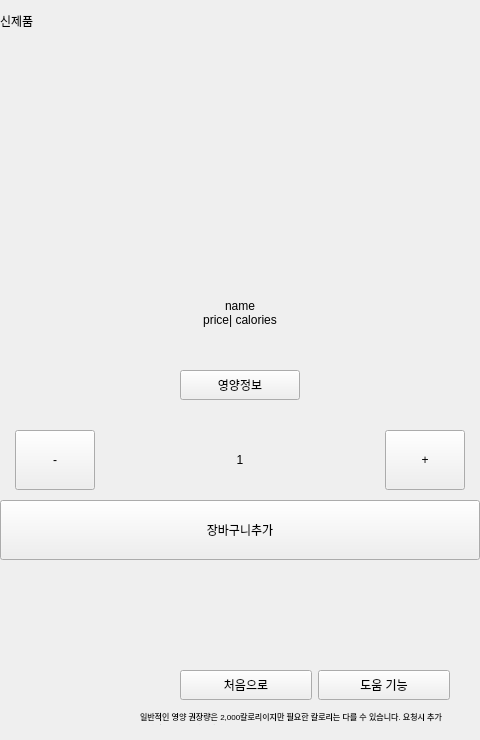
     <widget class="QWidget" name="page_3">
      <layout class="QVBoxLayout" name="verticalLayout_9">
       <property name="spacing">
        <number>0</number>
       </property>
       <property name="leftMargin">
        <number>0</number>
       </property>
       <property name="topMargin">
        <number>0</number>
       </property>
       <property name="rightMargin">
        <number>0</number>
       </property>
       <property name="bottomMargin">
        <number>0</number>
       </property>
       <item>
        <widget class="QWidget" name="widget_ask_quantity" native="true">
         <layout class="QVBoxLayout" name="verticalLayout_11">
          <property name="spacing">
           <number>0</number>
          </property>
          <property name="leftMargin">
           <number>0</number>
          </property>
          <property name="topMargin">
           <number>0</number>
          </property>
          <property name="rightMargin">
           <number>0</number>
          </property>
          <property name="bottomMargin">
           <number>0</number>
          </property>
          <item>
           <widget class="QWidget" name="widget_9" native="true">
            <layout class="QVBoxLayout" name="verticalLayout_12">
             <property name="spacing">
              <number>0</number>
             </property>
             <property name="leftMargin">
              <number>0</number>
             </property>
             <property name="topMargin">
              <number>0</number>
             </property>
             <property name="rightMargin">
              <number>0</number>
             </property>
             <property name="bottomMargin">
              <number>0</number>
             </property>
             <item>
              <widget class="QWidget" name="widget_body_count" native="true">
               <layout class="QHBoxLayout" name="horizontalLayout_11">
                <property name="spacing">
                 <number>0</number>
                </property>
                <property name="leftMargin">
                 <number>0</number>
                </property>
                <property name="topMargin">
                 <number>0</number>
                </property>
                <property name="rightMargin">
                 <number>0</number>
                </property>
                <property name="bottomMargin">
                 <number>0</number>
                </property>
                <item>
                 <widget class="QFrame" name="frame_big_item_stapper">
                  <property name="minimumSize">
                   <size>
                    <width>480</width>
                    <height>560</height>
                   </size>
                  </property>
                  <property name="maximumSize">
                   <size>
                    <width>480</width>
                    <height>560</height>
                   </size>
                  </property>
                  <layout class="QVBoxLayout" name="verticalLayout_14">
                   <property name="spacing">
                    <number>0</number>
                   </property>
                   <property name="leftMargin">
                    <number>0</number>
                   </property>
                   <property name="topMargin">
                    <number>0</number>
                   </property>
                   <property name="rightMargin">
                    <number>0</number>
                   </property>
                   <property name="bottomMargin">
                    <number>0</number>
                   </property>
                   <item>
                    <widget class="QWidget" name="widget_12" native="true">
                     <widget class="QLabel" name="label_info">
                      <property name="geometry">
                       <rect>
                        <x>0</x>
                        <y>10</y>
                        <width>71</width>
                        <height>21</height>
                       </rect>
                      </property>
                      <property name="text">
                       <string>신제품</string>
                      </property>
                     </widget>
                    </widget>
                   </item>
                   <item>
                    <widget class="QWidget" name="widget_14" native="true">
                     <layout class="QHBoxLayout" name="horizontalLayout_10">
                      <property name="spacing">
                       <number>0</number>
                      </property>
                      <property name="leftMargin">
                       <number>0</number>
                      </property>
                      <property name="topMargin">
                       <number>0</number>
                      </property>
                      <property name="rightMargin">
                       <number>0</number>
                      </property>
                      <property name="bottomMargin">
                       <number>0</number>
                      </property>
                      <item>
                       <widget class="QLabel" name="label_item_img">
                        <property name="minimumSize">
                         <size>
                          <width>200</width>
                          <height>200</height>
                         </size>
                        </property>
                        <property name="maximumSize">
                         <size>
                          <width>200</width>
                          <height>200</height>
                         </size>
                        </property>
                        <property name="text">
                         <string/>
                        </property>
                        <property name="alignment">
                         <set>Qt::AlignCenter</set>
                        </property>
                       </widget>
                      </item>
                     </layout>
                    </widget>
                   </item>
                   <item>
                    <widget class="QLabel" name="label_menu_title_2">
                     <property name="text">
                      <string>name
price| calories</string>
                     </property>
                     <property name="alignment">
                      <set>Qt::AlignCenter</set>
                     </property>
                    </widget>
                   </item>
                   <item>
                    <widget class="QWidget" name="widget_13" native="true">
                     <property name="maximumSize">
                      <size>
                       <width>16777215</width>
                       <height>70</height>
                      </size>
                     </property>
                     <layout class="QHBoxLayout" name="horizontalLayout_9">
                      <property name="spacing">
                       <number>0</number>
                      </property>
                      <property name="leftMargin">
                       <number>0</number>
                      </property>
                      <property name="topMargin">
                       <number>0</number>
                      </property>
                      <property name="rightMargin">
                       <number>0</number>
                      </property>
                      <property name="bottomMargin">
                       <number>0</number>
                      </property>
                      <item>
                       <widget class="QPushButton" name="pushButton">
                        <property name="minimumSize">
                         <size>
                          <width>120</width>
                          <height>30</height>
                         </size>
                        </property>
                        <property name="maximumSize">
                         <size>
                          <width>120</width>
                          <height>30</height>
                         </size>
                        </property>
                        <property name="text">
                         <string>영양정보</string>
                        </property>
                       </widget>
                      </item>
                     </layout>
                    </widget>
                   </item>
                   <item>
                    <widget class="QWidget" name="widget_10" native="true">
                     <property name="minimumSize">
                      <size>
                       <width>0</width>
                       <height>80</height>
                      </size>
                     </property>
                     <property name="maximumSize">
                      <size>
                       <width>16777215</width>
                       <height>80</height>
                      </size>
                     </property>
                     <layout class="QHBoxLayout" name="horizontalLayout_8">
                      <property name="spacing">
                       <number>0</number>
                      </property>
                      <property name="leftMargin">
                       <number>0</number>
                      </property>
                      <property name="topMargin">
                       <number>0</number>
                      </property>
                      <property name="rightMargin">
                       <number>0</number>
                      </property>
                      <property name="bottomMargin">
                       <number>0</number>
                      </property>
                      <item>
                       <widget class="QWidget" name="widget_11" native="true">
                        <property name="minimumSize">
                         <size>
                          <width>450</width>
                          <height>0</height>
                         </size>
                        </property>
                        <property name="maximumSize">
                         <size>
                          <width>450</width>
                          <height>16777215</height>
                         </size>
                        </property>
                        <layout class="QHBoxLayout" name="horizontalLayout_12">
                         <property name="spacing">
                          <number>0</number>
                         </property>
                         <property name="leftMargin">
                          <number>0</number>
                         </property>
                         <property name="topMargin">
                          <number>0</number>
                         </property>
                         <property name="rightMargin">
                          <number>0</number>
                         </property>
                         <property name="bottomMargin">
                          <number>0</number>
                         </property>
                         <item>
                          <widget class="QPushButton" name="btn_minus_1">
                           <property name="sizePolicy">
                            <sizepolicy hsizetype="Fixed" vsizetype="Fixed">
                             <horstretch>0</horstretch>
                             <verstretch>0</verstretch>
                            </sizepolicy>
                           </property>
                           <property name="minimumSize">
                            <size>
                             <width>60</width>
                             <height>60</height>
                            </size>
                           </property>
                           <property name="text">
                            <string>-</string>
                           </property>
                          </widget>
                         </item>
                         <item>
                          <widget class="QLabel" name="label_item_count_1">
                           <property name="sizePolicy">
                            <sizepolicy hsizetype="Preferred" vsizetype="Fixed">
                             <horstretch>0</horstretch>
                             <verstretch>0</verstretch>
                            </sizepolicy>
                           </property>
                           <property name="minimumSize">
                            <size>
                             <width>0</width>
                             <height>60</height>
                            </size>
                           </property>
                           <property name="maximumSize">
                            <size>
                             <width>16777215</width>
                             <height>60</height>
                            </size>
                           </property>
                           <property name="text">
                            <string>1</string>
                           </property>
                           <property name="alignment">
                            <set>Qt::AlignCenter</set>
                           </property>
                          </widget>
                         </item>
                         <item>
                          <widget class="QPushButton" name="btn_plus_1">
                           <property name="sizePolicy">
                            <sizepolicy hsizetype="Fixed" vsizetype="Fixed">
                             <horstretch>0</horstretch>
                             <verstretch>0</verstretch>
                            </sizepolicy>
                           </property>
                           <property name="minimumSize">
                            <size>
                             <width>60</width>
                             <height>60</height>
                            </size>
                           </property>
                           <property name="text">
                            <string>+</string>
                           </property>
                          </widget>
                         </item>
                        </layout>
                       </widget>
                      </item>
                     </layout>
                    </widget>
                   </item>
                   <item>
                    <widget class="QPushButton" name="btn_add_basket_count">
                     <property name="minimumSize">
                      <size>
                       <width>0</width>
                       <height>60</height>
                      </size>
                     </property>
                     <property name="maximumSize">
                      <size>
                       <width>16777215</width>
                       <height>60</height>
                      </size>
                     </property>
                     <property name="text">
                      <string>장바구니추가</string>
                     </property>
                    </widget>
                   </item>
                  </layout>
                 </widget>
                </item>
               </layout>
              </widget>
             </item>
             <item>
              <widget class="QWidget" name="widget_footer_4" native="true">
               <property name="minimumSize">
                <size>
                 <width>0</width>
                 <height>180</height>
                </size>
               </property>
               <property name="maximumSize">
                <size>
                 <width>16777215</width>
                 <height>180</height>
                </size>
               </property>
               <layout class="QVBoxLayout" name="verticalLayout_171">
                <property name="spacing">
                 <number>0</number>
                </property>
                <property name="leftMargin">
                 <number>0</number>
                </property>
                <property name="topMargin">
                 <number>0</number>
                </property>
                <property name="rightMargin">
                 <number>0</number>
                </property>
                <property name="bottomMargin">
                 <number>0</number>
                </property>
                <item>
                 <widget class="QWidget" name="widget_98" native="true">
                  <property name="maximumSize">
                   <size>
                    <width>16777215</width>
                    <height>200</height>
                   </size>
                  </property>
                  <layout class="QHBoxLayout" name="horizontalLayout_62">
                   <property name="spacing">
                    <number>0</number>
                   </property>
                   <property name="leftMargin">
                    <number>0</number>
                   </property>
                   <property name="topMargin">
                    <number>0</number>
                   </property>
                   <property name="rightMargin">
                    <number>0</number>
                   </property>
                   <property name="bottomMargin">
                    <number>0</number>
                   </property>
                   <item>
                    <spacer name="horizontalSpacer_17">
                     <property name="orientation">
                      <enum>Qt::Horizontal</enum>
                     </property>
                     <property name="sizeType">
                      <enum>QSizePolicy::Expanding</enum>
                     </property>
                     <property name="sizeHint" stdset="0">
                      <size>
                       <width>40</width>
                       <height>20</height>
                      </size>
                     </property>
                    </spacer>
                   </item>
                   <item>
                    <widget class="QWidget" name="widget_108" native="true">
                     <property name="minimumSize">
                      <size>
                       <width>400</width>
                       <height>180</height>
                      </size>
                     </property>
                     <property name="maximumSize">
                      <size>
                       <width>400</width>
                       <height>180</height>
                      </size>
                     </property>
                     <property name="layoutDirection">
                      <enum>Qt::RightToLeft</enum>
                     </property>
                     <layout class="QVBoxLayout" name="verticalLayout_179">
                      <property name="spacing">
                       <number>0</number>
                      </property>
                      <property name="leftMargin">
                       <number>0</number>
                      </property>
                      <property name="topMargin">
                       <number>0</number>
                      </property>
                      <property name="rightMargin">
                       <number>30</number>
                      </property>
                      <property name="bottomMargin">
                       <number>0</number>
                      </property>
                      <item>
                       <spacer name="verticalSpacer_15">
                        <property name="orientation">
                         <enum>Qt::Vertical</enum>
                        </property>
                        <property name="sizeHint" stdset="0">
                         <size>
                          <width>20</width>
                          <height>40</height>
                         </size>
                        </property>
                       </spacer>
                      </item>
                      <item>
                       <widget class="QWidget" name="widget_109" native="true">
                        <property name="sizePolicy">
                         <sizepolicy hsizetype="Fixed" vsizetype="Fixed">
                          <horstretch>0</horstretch>
                          <verstretch>0</verstretch>
                         </sizepolicy>
                        </property>
                        <property name="minimumSize">
                         <size>
                          <width>270</width>
                          <height>30</height>
                         </size>
                        </property>
                        <property name="maximumSize">
                         <size>
                          <width>270</width>
                          <height>30</height>
                         </size>
                        </property>
                        <property name="sizeIncrement">
                         <size>
                          <width>0</width>
                          <height>0</height>
                         </size>
                        </property>
                        <layout class="QHBoxLayout" name="horizontalLayout_20">
                         <property name="leftMargin">
                          <number>0</number>
                         </property>
                         <property name="topMargin">
                          <number>0</number>
                         </property>
                         <property name="rightMargin">
                          <number>0</number>
                         </property>
                         <property name="bottomMargin">
                          <number>0</number>
                         </property>
                         <item>
                          <widget class="QPushButton" name="btn_help_stanby_6">
                           <property name="sizePolicy">
                            <sizepolicy hsizetype="Expanding" vsizetype="Expanding">
                             <horstretch>0</horstretch>
                             <verstretch>0</verstretch>
                            </sizepolicy>
                           </property>
                           <property name="minimumSize">
                            <size>
                             <width>130</width>
                             <height>25</height>
                            </size>
                           </property>
                           <property name="text">
                            <string>도움 기능</string>
                           </property>
                          </widget>
                         </item>
                         <item>
                          <widget class="QPushButton" name="btn_go_standby_3">
                           <property name="sizePolicy">
                            <sizepolicy hsizetype="Expanding" vsizetype="Expanding">
                             <horstretch>0</horstretch>
                             <verstretch>0</verstretch>
                            </sizepolicy>
                           </property>
                           <property name="minimumSize">
                            <size>
                             <width>130</width>
                             <height>25</height>
                            </size>
                           </property>
                           <property name="text">
                            <string>처음으로</string>
                           </property>
                          </widget>
                         </item>
                        </layout>
                       </widget>
                      </item>
                      <item>
                       <widget class="QWidget" name="widget_110" native="true">
                        <property name="maximumSize">
                         <size>
                          <width>310</width>
                          <height>40</height>
                         </size>
                        </property>
                        <layout class="QVBoxLayout" name="verticalLayout_180">
                         <property name="spacing">
                          <number>0</number>
                         </property>
                         <property name="leftMargin">
                          <number>0</number>
                         </property>
                         <property name="topMargin">
                          <number>10</number>
                         </property>
                         <property name="rightMargin">
                          <number>0</number>
                         </property>
                         <property name="bottomMargin">
                          <number>0</number>
                         </property>
                         <item>
                          <widget class="QLabel" name="label_warning_calories_6">
                           <property name="layoutDirection">
                            <enum>Qt::RightToLeft</enum>
                           </property>
                           <property name="text">
                            <string>&lt;html&gt;&lt;head/&gt;&lt;body&gt;&lt;p&gt;&lt;span style=&quot; font-size:6pt;&quot;&gt;일반적인 영양 권장량은 2,000칼로리이지만 필요한 칼로리는 다를 수 있습니다. 요청시 추가 영양정보를 제공해드립니다.&lt;/span&gt;&lt;/p&gt;&lt;/body&gt;&lt;/html&gt;</string>
                           </property>
                           <property name="wordWrap">
                            <bool>true</bool>
                           </property>
                          </widget>
                         </item>
                         <item>
                          <spacer name="verticalSpacer_35">
                           <property name="orientation">
                            <enum>Qt::Vertical</enum>
                           </property>
                           <property name="sizeType">
                            <enum>QSizePolicy::Fixed</enum>
                           </property>
                           <property name="sizeHint" stdset="0">
                            <size>
                             <width>20</width>
                             <height>20</height>
                            </size>
                           </property>
                          </spacer>
                         </item>
                        </layout>
                       </widget>
                      </item>
                     </layout>
                    </widget>
                   </item>
                  </layout>
                 </widget>
                </item>
               </layout>
              </widget>
             </item>
            </layout>
           </widget>
          </item>
         </layout>
        </widget>
       </item>
      </layout>
     </widget>
